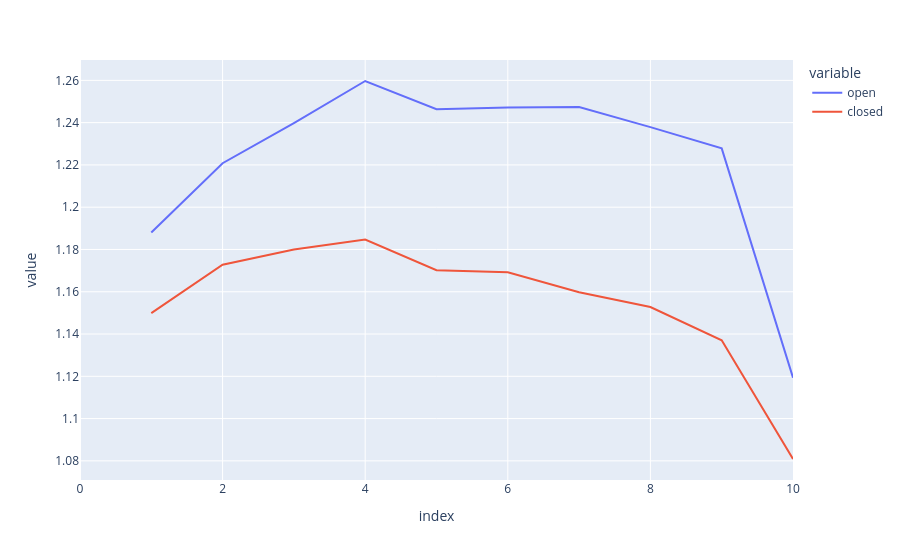

The cell this chart's notebook holds for it:
### Code cell
px.line(elongations, y=["open", "closed"])

### Figure 1 — Plotly figure (JSON) as saved in the notebook; plotly's stock layout.template omitted (floating-point values rounded to 4 significant figures)
{"data": [{"hovertemplate": "variable=open<br>index=%{x}<br>value=%{y}<extra></extra>", "legendgroup": "open", "line": {"color": "#636efa", "dash": "solid"}, "marker": {"symbol": "circle"}, "mode": "lines", "name": "open", "orientation": "v", "showlegend": true, "type": "scatter", "x": [0, 1, 2, 3, 4, 5, 6, 7, 8, 9, 10], "xaxis": "x", "y": [null, 1.188, 1.221, 1.24, 1.26, 1.246, 1.247, 1.247, 1.238, 1.228, 1.119], "yaxis": "y"}, {"hovertemplate": "variable=closed<br>index=%{x}<br>value=%{y}<extra></extra>", "legendgroup": "closed", "line": {"color": "#EF553B", "dash": "solid"}, "marker": {"symbol": "circle"}, "mode": "lines", "name": "closed", "orientation": "v", "showlegend": true, "type": "scatter", "x": [0, 1, 2, 3, 4, 5, 6, 7, 8, 9, 10], "xaxis": "x", "y": [null, 1.15, 1.173, 1.18, 1.185, 1.17, 1.169, 1.16, 1.153, 1.137, 1.081], "yaxis": "y"}], "layout": {"autosize": true, "legend": {"title": {"text": "variable"}, "tracegroupgap": 0}, "margin": {"t": 60}, "xaxis": {"anchor": "y", "autorange": true, "domain": [0, 1], "range": [0, 10], "title": {"text": "index"}, "type": "linear"}, "yaxis": {"anchor": "x", "autorange": true, "domain": [0, 1], "range": [1.071, 1.27], "title": {"text": "value"}, "type": "linear"}}}
